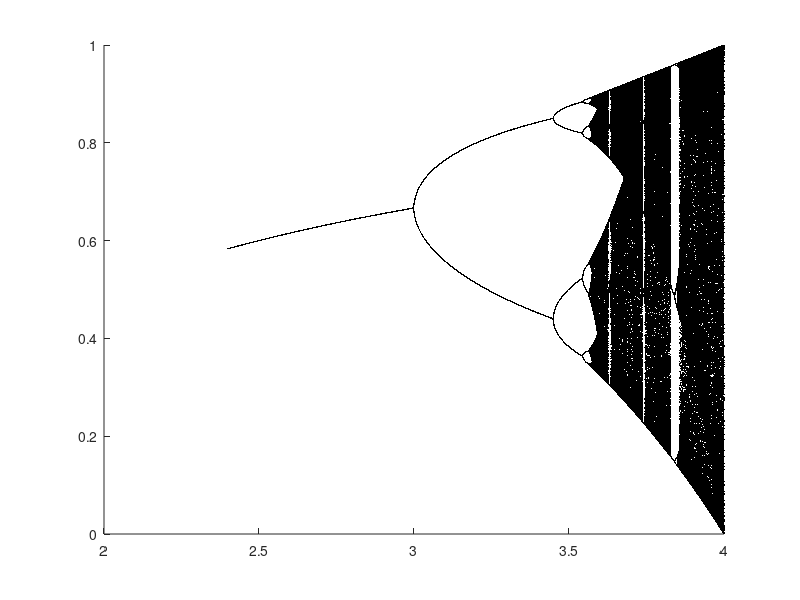

Source code (MATLAB): (Note: a time limit stopped this script after it produced the figure.)
%% Bifurcation diagram of logistic map
close all;
r= linspace(2.4, 4,10000 );
n = 1000;
last = 100;
x = 1e-5 * ones(1, length(r));
figure;
hold on;
for i = 1:n
    x = r.*x.*(1-x);
    if i > n - last
        plot(r, x, '.k', 'MarkerSize' , 0.08 );
    end
end

%% Bifurcation diagram of quadratic map
r= linspace(0, 2, 100000 );   
n = 1000;
last = 200;
x = .05 * ones(1, length(r)); 
figure;
hold on;
for i = 1:n
    x = 1- r.*x.^2;
    if i > n - last
        plot(r, x, '.r', 'MarkerSize' , 0.08 ); 
    end
end
%%
